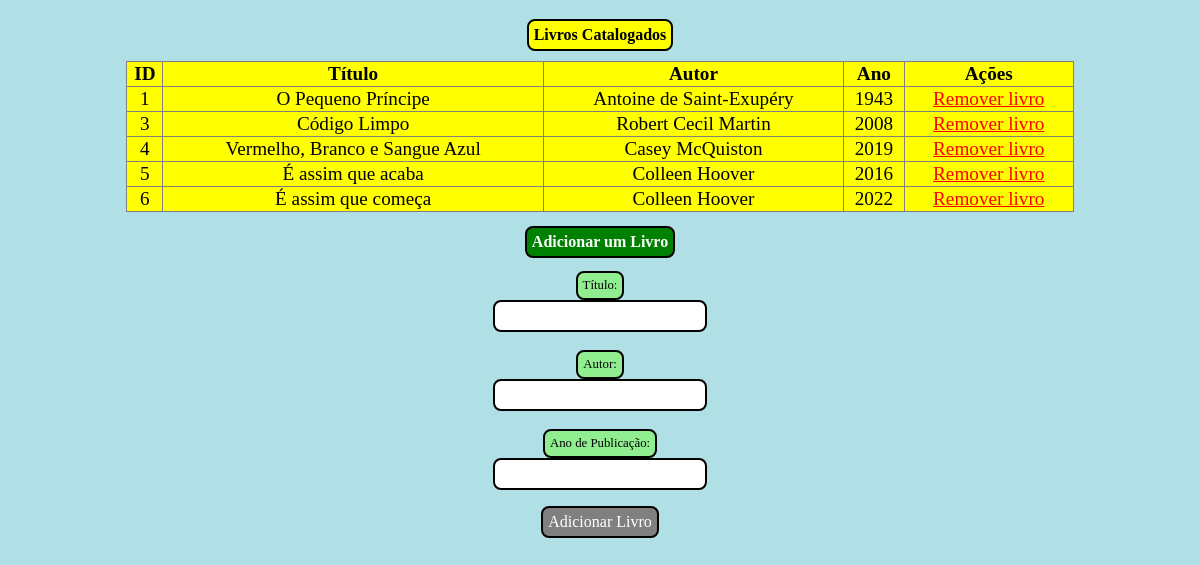
The page / on the database its author committed.
### tables this page shows
CREATE TABLE books (
    id INTEGER PRIMARY KEY AUTOINCREMENT,
    title TEXT NOT NULL,
    author TEXT NOT NULL,
    year INTEGER NOT NULL
);

### index.php (the view, shortened to what this page needs)
<?php
include 'database.php';
$result = $db->query('SELECT * FROM books');
?>
<!DOCTYPE html>
<html>
<head>
</head>
<body>
    <h1>Livros Catalogados</h1>
    <table border="1">
        <tr>
            <th>ID</th>
            <th>Título</th>
            <th>Autor</th>
            <th>Ano</th>
            <th>Ações</th>
        </tr>
        <?php while ($row = $result->fetchArray(SQLITE3_ASSOC)): ?>
            <tr>
                <td><?php echo htmlspecialchars($row['id']); ?></td>
                <td><?php echo htmlspecialchars($row['title']); ?></td>
                <td><?php echo htmlspecialchars($row['author']); ?></td>
                <td><?php echo htmlspecialchars($row['year']); ?></td>
                <td><a href="delete_book.php?id=<?php echo $row['id']; ?>" style="color: red;">Remover livro</a></td>
            </tr>
        <?php endwhile; ?>
    </table>
    <h2>Adicionar um Livro</h2>
    <form action="add_book.php" method="post">
        <label for="title">Título:</label><br>
        <input type="text" id="title" name="title" required><br><br>
        <label for="author">Autor:</label><br>
        <input type="text" id="author" name="author" required><br><br>
        <label for="year">Ano de Publicação:</label><br>
        <input type="number" id="year" name="year" required><br>
       <p></p> <input type="submit" value="Adicionar Livro">
    </form>
</body>
</html>
<head>
</head>

### index.php (style rules this page uses)
body { background-color:powderblue; text-align: center; }
tr { background-color: yellow; color: black; font-family: Raleway; font-size: 120%; }
table { margin: 0 auto; border-collapse: collapse; width: 80%; }
h2 { background-color: green; color: white; font-family: Raleway; font-size: 100%; border-radius: 8px; padding: 5px; border: 2px solid #000; display: inline-block; padding: 5px; }
h1 { background-color: yellow; color: black; font-family: Raleway; font-size: 100%; border-radius: 8px; padding: 5px; border: 2px solid #000; display: inline-block; padding: 5px; }
input[type="submit"] { background-color: grey; color: white; border-radius: 8px; padding: 5px; }
label { background-color: lightgreen; color: black; font-family: Raleway; font-size: 80%; border-radius: 8px; padding: 5px; border: 2px solid #000; display: inline-block; padding: 5px; }
input { background-color: white; color: black; font-family: Raleway; font-size: 100%; border: 2px solid #000; border-radius: 8px; padding: 5px; }

### rows shown on the page
books: id "1", title "O Pequeno Príncipe", author "Antoine de Saint-Exupéry", year "1943"
books: id "3", title "Código Limpo", author "Robert Cecil Martin", year "2008"
books: id "4", title "Vermelho, Branco e Sangue Azul", author "Casey McQuiston", year "2019"
books: id "5", title "É assim que acaba", author "Colleen Hoover", year "2016"
books: id "6", title "É assim que começa", author "Colleen Hoover", year "2022"
